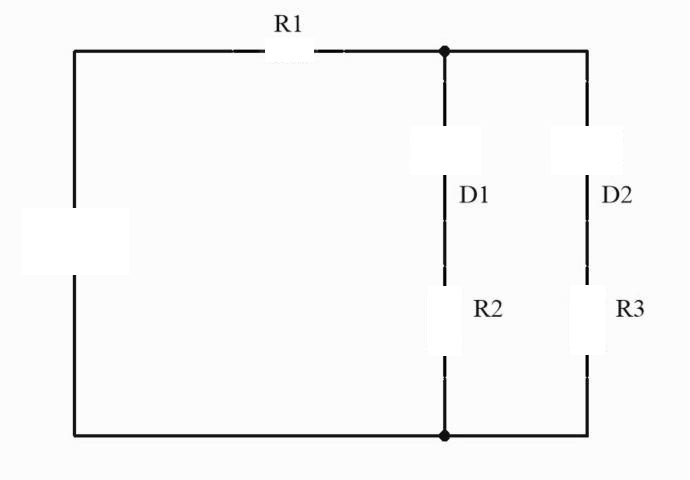
#> input picture line/img/w_0002.jpg, 690 x 480 px, found by its file name
$ python connect.py
#> lines starting #> are read from the running program, lines starting #| are printed output that depends on the picture; after the words box and inside, x2 and y2 are one past the last pixel; in counts of white or black regions, pixels touching at a corner belong together
import cv2
import numpy as np

# 读入图片
img = cv2.imread(".\\img\\w_0002.jpg")
#> img is the input picture: shape (480, 690, 3); min 0, max 255, mean 247.4
# 中值滤波，去噪
img = cv2.medianBlur(img, 3)
gray = cv2.cvtColor(img, cv2.COLOR_BGR2GRAY)
cv2.namedWindow('original', cv2.WINDOW_AUTOSIZE)
cv2.imshow('original', gray)
cv2.waitKey()
# 阈值分割得到二值化图片
ret, binary = cv2.threshold(gray, 0, 255, cv2.THRESH_BINARY | cv2.THRESH_OTSU)
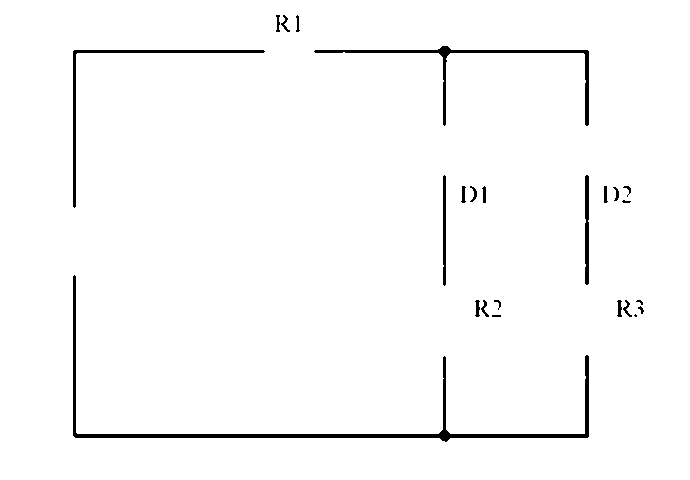
#> binary: shape (480, 690); 97.9% white; 24 black regions (4 under 20 px), largest, box (x1, y1, x2, y2) and area: (73, 275, 589, 442) 3124, (314, 46, 589, 126) 1383, (73, 50, 265, 208) 1037
#> ret = 151
binary = cv2.bitwise_not(binary)  # 对图像取反
# 膨胀操作
# kernel2 = cv2.getStructuringElement(cv2.MORPH_RECT, (3, 3))
# bin_clo = cv2.dilate(binary, kernel2, iterations=2)

# 连通域分析
num_labels, labels, stats, centroids = cv2.connectedComponentsWithStats(binary, connectivity=8)
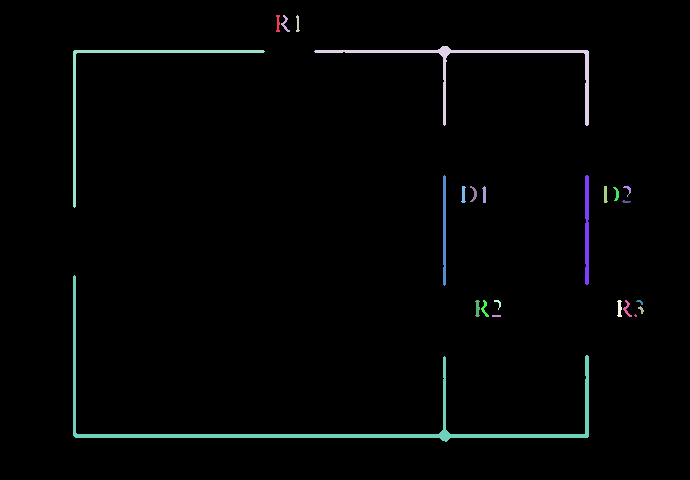
#> labels: shape (480, 690) int32; 25 distinct labels, from 0 to 24; one colour per label, 0 black
#> num_labels = 25; stats = 25 rows, first 6: [0, 0, 690, 480, 324167], [276, 15, 4, 17, 45], [281, 15, 9, 17, 51], [296, 15, 4, 17, 38], [314, 46, 275, 80, 1383], [73, 50, 192, 158, 1037]; centroids = 25 pairs, first value 126.1 to 640.8, second value 23 to 416.1

# 查看各个返回值
# 连通域数量
print('num_labels = ',num_labels)
#| num_labels =  25
# 连通域的信息：对应各个轮廓的x、y、width、height和面积
print('stats = ',stats)
#| stats =  [[     0      0    690    480 324167]
#|  [   276     15      4     17     45]
#|  [   281     15      9     17     51]
#|  [   296     15      4     17     38]
#|  [   314     46    275     80   1383]
#|  [    73     50    192    158   1037]
#|  [   443    175      3    111    327]
#|  [   585    175      4    110    427]
#|  [   461    186      5     17     54]
#|  [   470    186      7     16     48]
#|  [   482    186      4     17     50]
#|  [   604    186      4     17     52]
#> (further printed lines are left out)
# 连通域的中心点
print('centroids = ',centroids)
#> (printed output is left out)
# 每一个像素的标签1、2、3.。。，同一个连通域的标签是一致的
print('labels = ',labels)
#> (printed output is left out)
# 统计每一个标签的数量
map_ = {}
for i in labels:
    for j in i:
        map_[j] = map_.get(j, 0) + 1
#> after the loop, map_ = 25 items
for k,v in sorted(map_.items()):
    if v < img.shape[0]*img.shape[1]*0.001:  # 剔除像素点较少的连通域
        del map_[k]
    if v > img.shape[0]*img.shape[1]*0.8:   # 剔除背景元素
        del map_[k]
#> this loop made 25 passes
#> v on passes 1 to 12: 324167, 45, 51, 38, 1383, 1037, 327, 427, 54, 48, 50, 52
for k, v in sorted(map_.items()):
    print(f"{k} == {v}")
#> this loop made 4 passes
#> (k, v) on passes 1 to 4: (4, 1383), (5, 1037), (7, 427), (15, 3124)
#| 4 == 1383
#| 5 == 1037
#| 7 == 427
#| 15 == 3124
print(map_.keys())
#| dict_keys([4, 5, 7, 15])


# 不同的连通域赋予不同的颜色
output = np.zeros((img.shape[0], img.shape[1], 3), np.uint8)
for i in range(1, num_labels):
    mask = labels == i
    if i in map_.keys():
        output[:, :, 0][mask] = np.random.randint(0, 255)
        output[:, :, 1][mask] = np.random.randint(0, 255)
        output[:, :, 2][mask] = np.random.randint(0, 255)
#> this loop made 24 passes
#> pass 1, `mask = labels == i`:
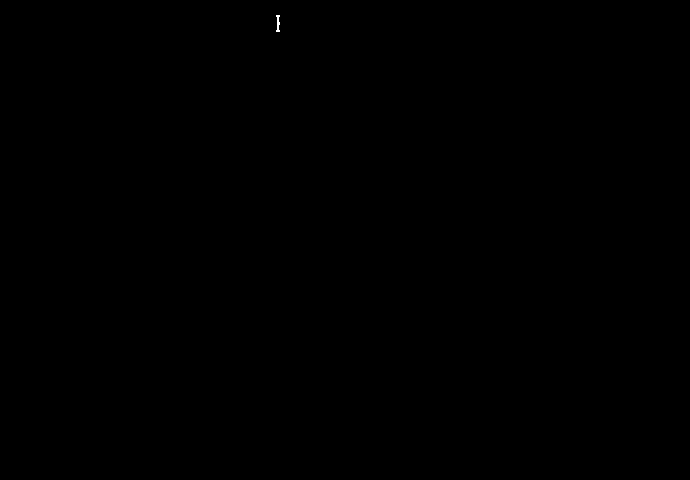
#> mask: shape (480, 690) bool; 0.01% white in thin lines or dots, all inside (x1, y1, x2, y2) = (276, 15, 280, 32)
#> after the loop:
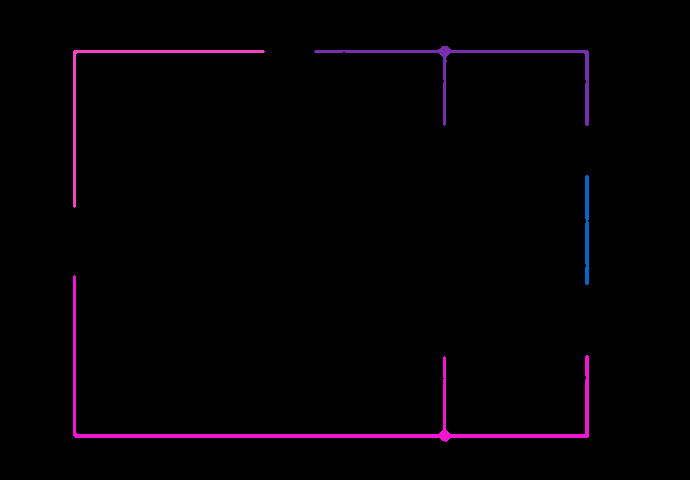
#> output: shape (480, 690, 3); mean of channels 0, 1, 2 3.6, 0.7, 3.6; drawn as B, G, R
cv2.imshow('oginal', output)
cv2.waitKey()
cv2.destroyAllWindows()

# # 分割出不同的连通域
for i in map_.keys():
    output = np.zeros((img.shape[0], img.shape[1]), np.uint8)
    mask = labels == i
    output[:, :][mask] = 255
    subnet_name = ".\\subNet\\0002\\net_" + str(i) + ".png"
    cv2.imwrite(subnet_name, output)
    cv2.imshow(subnet_name, output)
    cv2.waitKey()
    cv2.destroyAllWindows()
#> this loop made 4 passes
#> (i, subnet_name) on passes 1 to 4: (4, '.\\subNet\\0002\\net_4.png'), (5, '.\\subNet\\0002\\net_5.png'), (7, '.\\subNet\\0002\\net_7.png'), (15, '.\\subNet\\0002\\net_15.png')
#> pass 1, `mask = labels == i`:
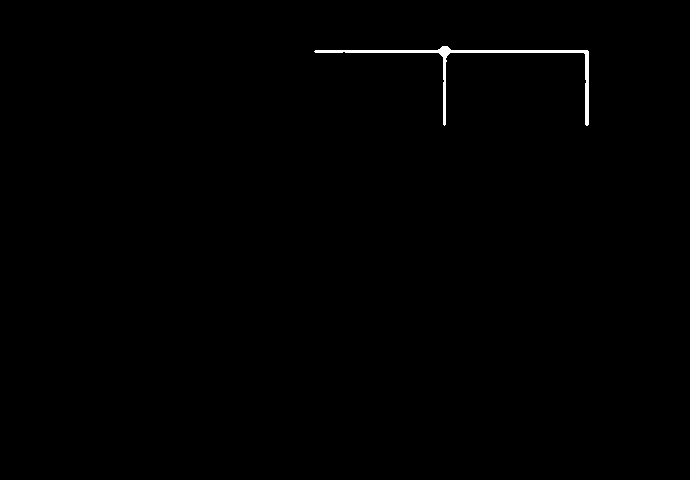
#> mask: shape (480, 690) bool; 0.42% white; 1 white region, box (x1, y1, x2, y2) and area: (314, 46, 589, 126) 1383
#> pass 2, `mask = labels == i`:
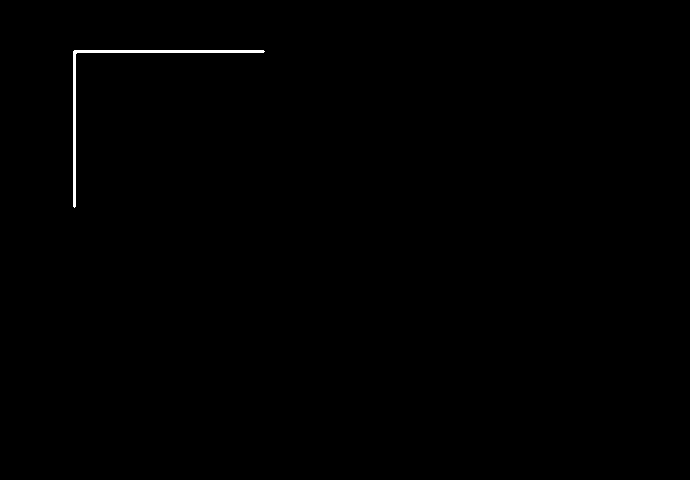
#> mask: shape (480, 690) bool; 0.31% white; 1 white region, box (x1, y1, x2, y2) and area: (73, 50, 265, 208) 1037
#> after the loop:
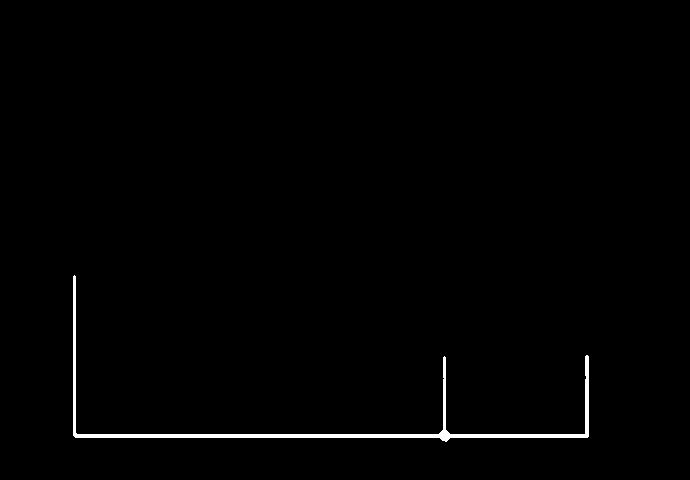
#> output: shape (480, 690); 0.94% white; 1 white region, box (x1, y1, x2, y2) and area: (73, 275, 589, 442) 3124
